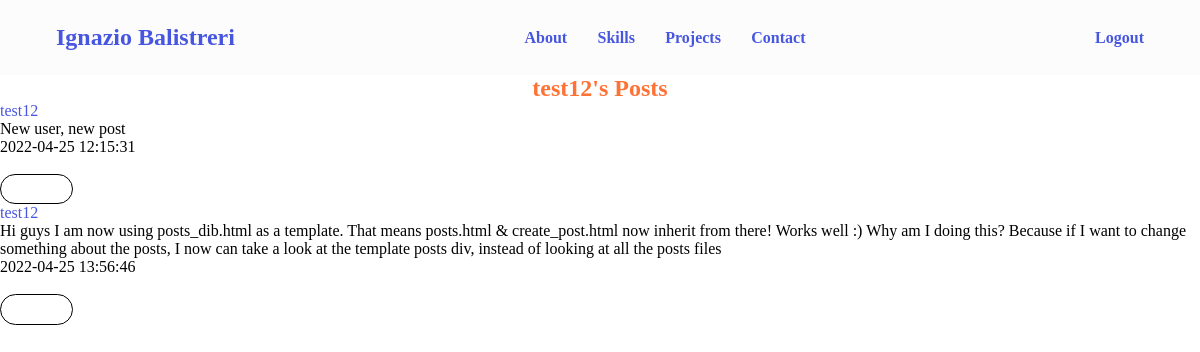
Screenshot of /posts/test12 (signed in) with the database file from the repository.
### website/models.py (models this page shows)
class User(db.Model, UserMixin):
    id = db.Column(db.Integer, primary_key=True)
    email = db.Column(db.String(80), unique=True)
    username = db.Column(db.String(80), unique=True)
    password = db.Column(db.String(80))
    date_created = db.Column(db.DateTime(timezone=True), default=func.now())
    posts = db.relationship("Post", backref="user", passive_deletes=True)

class Post(db.Model):
    id = db.Column(db.Integer, primary_key=True)
    text = db.Column(db.Text, nullable=False)
    date_created = db.Column(db.DateTime(timezone=True), default=func.now())
    author = db.Column(db.Integer, db.ForeignKey("user.id", ondelete="CASCADE"), nullable=False)

### website/views.py (the view)
@views.route("/posts/<username>")
@login_required
def posts(username):
    user = User.query.filter_by(username=username).first()
    if not user:
        flash("User does not exist.", category="error")
        return redirect(url_for("views.index"))
    posts = Post.query.filter_by(author=user.id).all()
    return render_template("posts.html", user=current_user, posts=posts, username=username)

### website/__init__.py (called while the page is built)
def create_app():
    app = Flask(__name__)
    app.config['SECRET_KEY'] = "helloworld"
    app.config["SQLALCHEMY_DATABASE_URI"] = f"sqlite:///{DB_NAME}"
    db.init_app(app)
    from .views import views
    from .auth import auth
    app.register_blueprint(views, url_prefix="/")
    app.register_blueprint(auth, url_prefix="/")
    from .models import User, Post
    create_database(app)
    login_manager = LoginManager()
    login_manager.login_view = "auth.login"
    login_manager.init_app(app)
    @login_manager.user_loader
    def load_user(id):
        return User.query.get(int(id))
    return app

### website/templates/posts.html (shortened to what this page needs)
{% extends "posts_div.html" %}
{% block header %}
{{username}}'s Posts
{% endblock %}

### website/templates/posts_div.html (shortened to what this page needs)
{% extends "base.html" %}
{% block content %}
<h2 class="create-post-h2">{% block header %}Take a look at other postings{% endblock %}</h2>
<div id="posts">
    {% for post in posts %}
    <div class="card border-dark">
        <div class="card-header d-flex justify-content-between align-items-center">
            <a href="/posts/{{post.user.username}}">{{post.user.username}}</a>
        </div>
        <div class="card-body">
            <div class="card-text">{{post.text}}</div>
        </div>
        <div class="card-footer text-muted">{{post.date_created}}</div>
    </div>
    <br>
    <div>
        <a href="/index"><button type="button" class="btn btn-lg btn-secondary">Back</button></a>
    </div>
    {% endfor %}
</div>
{% endblock %}

### website/static/css/LogSign.css (style rules this page uses)
a { text-decoration: none; color: var(--primary-color); }
button { border-radius: 20px; border: var(--primary-color); background: var(--primary-color); color: white; font-size: 12px; font-weight: bold; padding: 12px 45px; letter-spacing: 1px; text-transform: uppercase; transition: transform 80ms ease-in; }
.btn { cursor: pointer; display: inline-block; background: none; border: 1px black solid; border-radius: 50px; padding: 7px 16px; line-height: 1.2; text-align: center; text-decoration: none; }

### website/static/css/style.css (style rules this page uses)
:root { --variable-name: value; }
:root { --font-family: "Old-Standard-TT"; --normal-font: 400; --bold-font: 700; --bolder-font: 900; --bg-color: #fcfcfc; --primary-color: #4756df; --secondary-color: #ff7235; --primary-shadow: #8b8eaf; --secondary-shadow: #a17a69; --bottom-margin: 0.5rem; --bottom-margin-2: 1rem; --line-height: 1.7rem; --transition: 0.3s; }
html { scroll-behavior: smooth; }
* { margin: 0; padding: 0; box-sizing: border-box; }
a { text-decoration: none; color: var(--primary-color); }
body { font-family: var(--font-family); }
.create-post-h2 { text-align: center; color: var(--secondary-color); }

### rows the page displays
User: username "test12"
Post: user.username "test12", text "New user, new post", date_created "2022-04-25 12:15:31"
Post: user.username "test12", text "Hi guys I am now using posts_dib.html as a template. That means posts.html & create_post.html now inherit from there! Works well :) Why am I doing this? Because if I want to change something about the posts, I now can take a look at the template posts div, instead of looking at all the posts files", date_created "2022-04-25 13:56:46"
